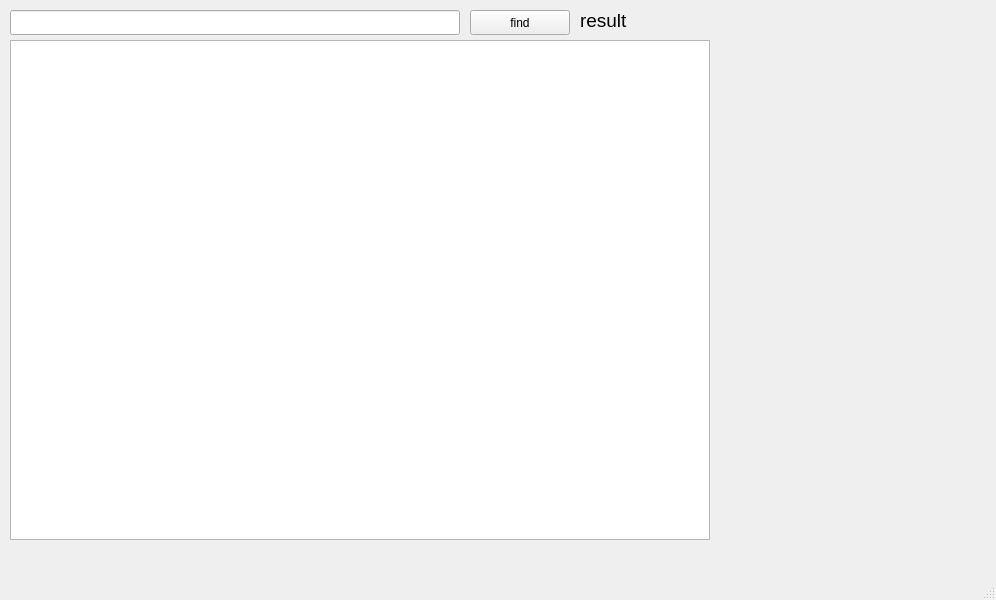
<?xml version="1.0" encoding="UTF-8"?>
<ui version="4.0">
 <class>MainWindow</class>
 <widget class="QMainWindow" name="MainWindow">
  <property name="geometry">
   <rect>
    <x>0</x>
    <y>0</y>
    <width>996</width>
    <height>600</height>
   </rect>
  </property>
  <property name="windowTitle">
   <string>MainWindow</string>
  </property>
  <widget class="QWidget" name="centralwidget">
   <widget class="QPushButton" name="pushButton">
    <property name="geometry">
     <rect>
      <x>470</x>
      <y>10</y>
      <width>100</width>
      <height>25</height>
     </rect>
    </property>
    <property name="text">
     <string>find</string>
    </property>
   </widget>
   <widget class="QLineEdit" name="infobox">
    <property name="geometry">
     <rect>
      <x>10</x>
      <y>10</y>
      <width>450</width>
      <height>25</height>
     </rect>
    </property>
   </widget>
   <widget class="QLabel" name="result">
    <property name="geometry">
     <rect>
      <x>580</x>
      <y>8</y>
      <width>401</width>
      <height>25</height>
     </rect>
    </property>
    <property name="font">
     <font>
      <pointsize>14</pointsize>
     </font>
    </property>
    <property name="text">
     <string>result</string>
    </property>
   </widget>
   <widget class="QTextEdit" name="textEdit">
    <property name="enabled">
     <bool>true</bool>
    </property>
    <property name="geometry">
     <rect>
      <x>10</x>
      <y>40</y>
      <width>700</width>
      <height>500</height>
     </rect>
    </property>
   </widget>
  </widget>
  <widget class="QMenuBar" name="menubar">
   <property name="geometry">
    <rect>
     <x>0</x>
     <y>0</y>
     <width>996</width>
     <height>22</height>
    </rect>
   </property>
  </widget>
  <widget class="QStatusBar" name="statusbar"/>
 </widget>
 <resources/>
 <connections/>
</ui>
